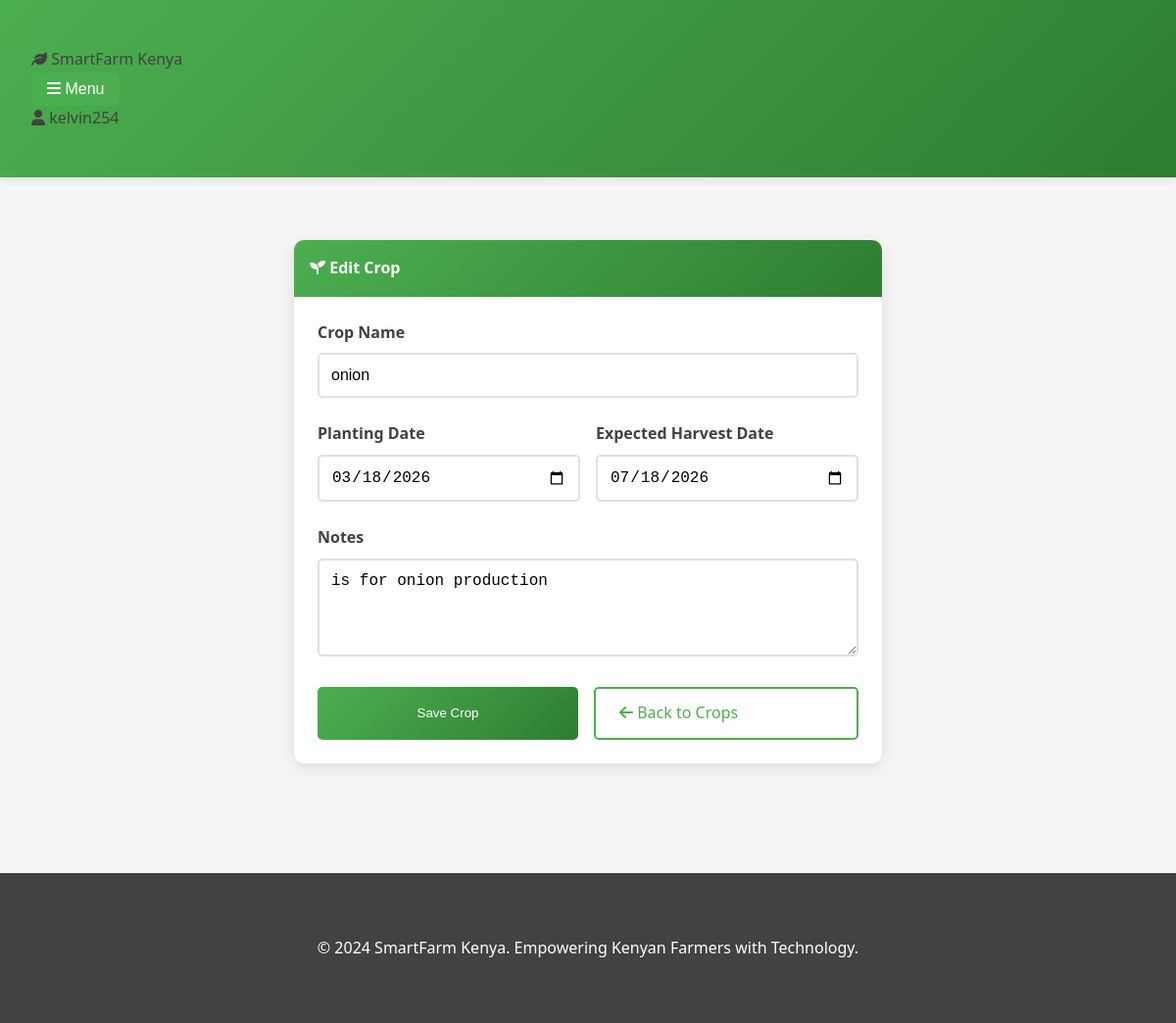
The app's page /crops/edit/2 (signed in) with its own data.
### app.py (models this page shows, shortened)
class User(UserMixin, db.Model):
    id = db.Column(db.Integer, primary_key=True)
    username = db.Column(db.String(80), unique=True, nullable=False)
    email = db.Column(db.String(120), unique=True, nullable=False)
    password_hash = db.Column(db.String(128), nullable=False)
    farm_name = db.Column(db.String(100), nullable=False)
    created_at = db.Column(db.DateTime, default=datetime.utcnow)
    crops = db.relationship('Crop', backref='farmer', lazy=True, cascade='all, delete-orphan')
    livestock = db.relationship('Livestock', backref='farmer', lazy=True, cascade='all, delete-orphan')
    activities = db.relationship('Activity', backref='farmer', lazy=True, cascade='all, delete-orphan')
    images = db.relationship('FarmImage', backref='farmer', lazy=True, cascade='all, delete-orphan')

class Crop(db.Model):
    id = db.Column(db.Integer, primary_key=True)
    name = db.Column(db.String(100), nullable=False)
    planting_date = db.Column(db.Date, nullable=False)
    expected_harvest_date = db.Column(db.Date, nullable=False)
    status = db.Column(db.String(20), default='growing')  # growing, ready, harvested
    notes = db.Column(db.Text)
    user_id = db.Column(db.Integer, db.ForeignKey('user.id'), nullable=False)
    created_at = db.Column(db.DateTime, default=datetime.utcnow)

### app.py (the view, shortened to what this page needs)
@app.route('/crops/edit/<int:id>', methods=['GET', 'POST'])
@login_required
def edit_crop(id):
    crop = Crop.query.get_or_404(id)
    if crop.user_id != current_user.id:
        flash('Access denied!', 'danger')
        return redirect(url_for('crops'))
    form = CropForm(obj=crop)
    return render_template('crop_form.html', form=form, title='Edit Crop')

### app.py
class CropForm(FlaskForm):
    name = StringField('Crop Name', validators=[DataRequired()])
    planting_date = DateField('Planting Date', validators=[DataRequired()], format='%Y-%m-%d')
    expected_harvest_date = DateField('Expected Harvest Date', validators=[DataRequired()], format='%Y-%m-%d')
    notes = TextAreaField('Notes')
    submit = SubmitField('Save Crop')

### app.py (called while the page is built)
@login_manager.user_loader
def load_user(user_id):
    return User.query.get(int(user_id))

### templates/crop_form.html (shortened to what this page needs)
{% extends "base.html" %}
{% block content %}
<div class="container">
    <div style="max-width: 600px; margin: 2rem auto;">
        <div class="card">
            <div class="card-header">
                <i class="fas fa-seedling"></i> {{ title }}
            </div>
            <div class="card-body">
                <form method="POST">
                    <div class="form-group">
                        {{ form.name.label(class="form-label") }}
                        {{ form.name(class="form-control") }}
                    </div>
                    <div style="display: grid; grid-template-columns: 1fr 1fr; gap: 1rem;">
                        <div class="form-group">
                            {{ form.planting_date.label(class="form-label") }}
                            {{ form.planting_date(class="form-control") }}
                        </div>
                        <div class="form-group">
                            {{ form.expected_harvest_date.label(class="form-label") }}
                            {{ form.expected_harvest_date(class="form-control") }}
                        </div>
                    </div>
                    <div class="form-group">
                        {{ form.notes.label(class="form-label") }}
                        {{ form.notes(class="form-control", rows="4") }}
                    </div>
                    <div style="display: flex; gap: 1rem;">
                        {{ form.submit(class="btn btn-primary", style="flex: 1;") }}
                        <a href="{{ url_for('crops') }}" class="btn btn-outline-primary" style="flex: 1;">
                            <i class="fas fa-arrow-left"></i> Back to Crops
                        </a>
                    </div>
                </form>
            </div>
        </div>
    </div>
</div>
{% endblock %}

### templates/base.html (shortened to what this page needs)
<!DOCTYPE html>
<html lang="en">
<head>
    <link rel="stylesheet" href="{{ url_for('static', filename='css/style.css') }}">
    <link rel="stylesheet" href="https://cdnjs.cloudflare.com/ajax/libs/font-awesome/6.0.0/css/all.min.css">
</head>
<body>
    <nav class="navbar">
        <div class="container">
            <div class="d-flex justify-content-between align-items-center">
                <div class="d-flex align-items-center">
                    <div class="logo">
                        <i class="fas fa-leaf"></i> SmartFarm Kenya
                    </div>
                    {% if current_user.is_authenticated %}
                    <div class="nav-dropdown ms-4">
                        <button class="nav-dropdown-btn" onclick="toggleDropdown()">
                            <i class="fas fa-bars"></i> Menu
                        </button>
                    </div>
                    {% endif %}
                </div>
                <div class="user-info">
                    {% if current_user.is_authenticated %}
                        <span class="user-name">
                            <i class="fas fa-user"></i> {{ current_user.username }}
                        </span>
                    {% endif %}
                </div>
            </div>
        </div>
    </nav>
    <main>
        {% block content %}{% endblock %}
    </main>
    <footer>
        <div class="container">
            <p>&copy; 2024 SmartFarm Kenya. Empowering Kenyan Farmers with Technology.</p>
        </div>
    </footer>
</body>
</html>

### static/css/style.css (style rules this page uses)
:root { --primary-green: #4CAF50; --dark-green: #2E7D32; --light-green: #81C784; --accent-green: #66BB6A; --white: #FFFFFF; --light-gray: #F5F5F5; --medium-gray: #E0E0E0; --dark-gray: #424242; --success: #4CAF50; --warning: #FF9800; --danger: #F44336; --info: #2196F3; }
* { margin: 0; padding: 0; box-sizing: border-box; }
body { font-family: 'Segoe UI', Tahoma, Geneva, Verdana, sans-serif; background-color: var(--light-gray); color: var(--dark-gray); line-height: 1.6; }
.nav-dropdown { position: relative; display: inline-block; }
.nav-dropdown-btn { background: linear-gradient(135deg, var(--primary-green), var(--success)); color: white; border: none; padding: 0.5rem 1rem; border-radius: 8px; cursor: pointer; font-size: 1rem; transition: all 0.3s ease; }
.navbar { background: linear-gradient(135deg, var(--primary-green), var(--dark-green)); padding: 1rem 0; box-shadow: 0 2px 10px rgba(0,0,0,0.1); }
.container { max-width: 1200px; margin: 0 auto; padding: 2rem; }
.card { background: var(--white); border-radius: 10px; box-shadow: 0 4px 15px rgba(0,0,0,0.1); margin-bottom: 2rem; overflow: hidden; transition: transform 0.3s, box-shadow 0.3s; }
.card-header { background: linear-gradient(135deg, var(--primary-green), var(--dark-green)); color: var(--white); padding: 1rem; font-weight: bold; }
.card-body { padding: 1.5rem; }
.btn { padding: 0.75rem 1.5rem; border: none; border-radius: 5px; cursor: pointer; text-decoration: none; display: inline-block; transition: all 0.3s; font-weight: 500; }
.btn-primary { background: linear-gradient(135deg, var(--primary-green), var(--dark-green)); color: var(--white); }
.btn-outline-primary { border: 2px solid var(--primary-green); color: var(--primary-green); background: transparent; }
.form-group { margin-bottom: 1.5rem; }
.form-label { display: block; margin-bottom: 0.5rem; font-weight: 600; color: var(--dark-gray); }
.form-control { width: 100%; padding: 0.75rem; border: 2px solid var(--medium-gray); border-radius: 5px; font-size: 1rem; transition: border-color 0.3s; }
footer { background: var(--dark-gray); color: var(--white); text-align: center; padding: 2rem 0; margin-top: 3rem; }

### records on screen
User: username "kelvin254"
Crop: name "onion", planting_date "03/18/2026", expected_harvest_date "07/18/2026", notes "is for onion production"

### other values on screen
{{ title }} "Edit Crop"
